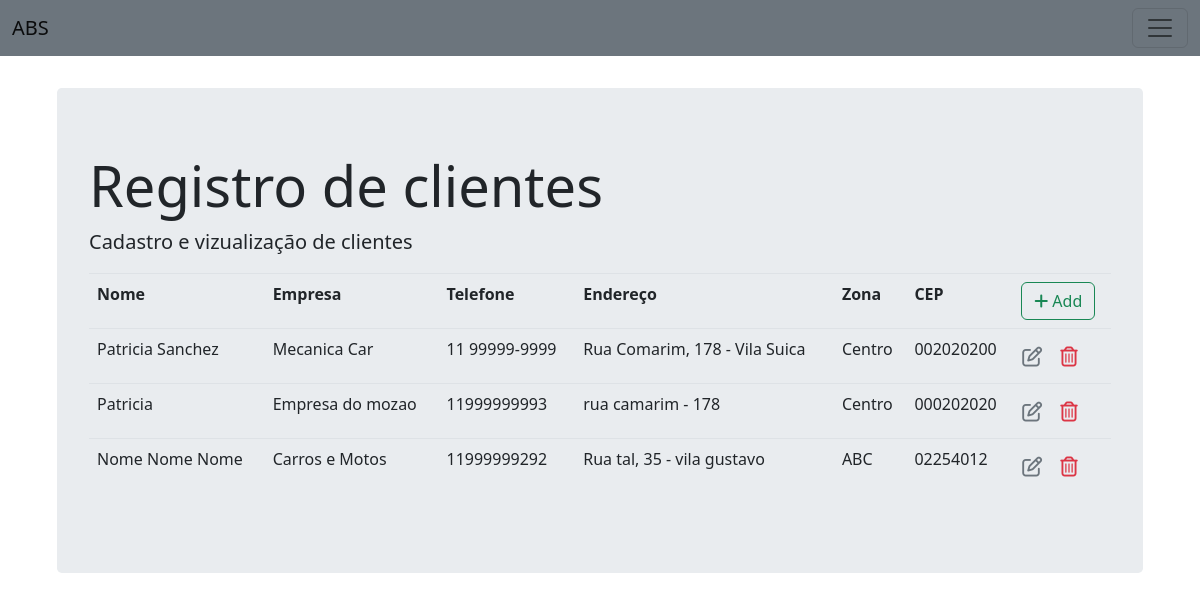
The page /client/list/ on the database its author committed.
### abs/models/client.py (models this page shows)
class Client(models.Model):
    name = models.CharField(max_length=100, blank=False)
    company_name = models.CharField(max_length=80, blank=True)
    phone_number = models.CharField(max_length=14, blank=False, unique=True)
    address = models.CharField(max_length=120, blank=False)
    zone = models.ForeignKey(Zone, on_delete=models.CASCADE)
    zip_code = models.CharField(max_length=9, blank=True)
    created_date = models.DateTimeField(auto_now_add=True)
    last_update = models.DateTimeField(auto_now=True)

### abs/models/zone.py (models this page shows)
class Zone(models.Model):
    name = models.CharField(max_length=25, blank=False)
    def __str__(self):
        return self.name

### abs/views.py (the view)
# urls.py: path('client/list/', views.client_list, name='client_list'),
def client_list(request):
    clients = Client.objects.all()
    return render(request, 'client/client_list.html', {'clients':clients})

### abs/templates/client/client_list.html (shortened to what this page needs)
{% extends 'client/base_client.html' %}
{% block jumbotron %}
<table class="table table-borderless">
    <thead class="border-botton font-weight-bold">
        <tr>
            <td>Nome</td>
            <td>Empresa</td>
            <td>Telefone</td>
            <td>Endereço</td>
            <td>Zona</td>
            <td>CEP</td>
            <td>
                <a href="{% url 'client_insert' %}" class="btn btn-outline-success">
                    <i class="fas fa-plus"></i> Add
                </a>
            </td>
        </tr>
    </thead>
    <tbody>
        {% for client in clients %}
        <tr>
            <td>{{ client.name }}</td>
            <td>{{ client.company_name }}</td>
            <td>{{ client.phone_number }}</td>
            <td>{{ client.address }}</td>
            <td>{{ client.zone }}</td>
            <td>{{ client.zip_code }}</td>
            <td>
                <a href="{% url 'client_edit' client.id %}" class="btn text-secondary px-0">
                    <i class="far fa-edit fa-lg"></i>
                </a>
                <form action="{% url 'client_delete' client.id %}" method="post" class="d-inline">
                    <button type="submit" class="btn">
                        <i class="far fa-trash-alt fa-lg text-danger float-right"></i>
                    </button>
                </form>
            </td>
        </tr>
        {% endfor %}
    </tbody>
</table>
{% endblock jumbotron %}

### static/css/style.css (style rules this page uses)
body { padding-top: 40px; padding-bottom: 40px; }

### rows shown on the page
Client: name "Patricia Sanchez", company_name "Mecanica Car", phone_number "11 99999-9999", address "Rua Comarim, 178 - Vila Suica", zone "Centro", zip_code "002020200"
Client: name "Patricia", company_name "Empresa do mozao", phone_number "11999999993", address "rua camarim - 178", zone "Centro", zip_code "000202020"
Client: name "Nome Nome Nome", company_name "Carros e Motos", phone_number "11999999292", address "Rua tal, 35 - vila gustavo", zone "ABC", zip_code "02254012"
